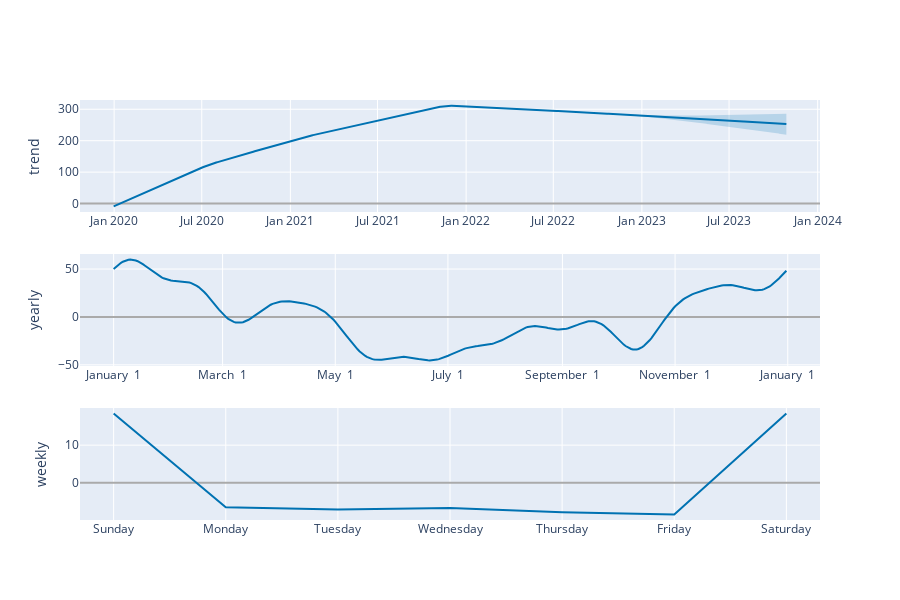

Write notebook code for a chart like this one.
### Code cell
plot_components_plotly(m , forecast)

### Figure 1 — Plotly figure (JSON) as saved in the notebook; plotly's stock layout.template omitted (floating-point values rounded to 4 significant figures; data arrays with more than 128 entries replaced by an {"elided": "..."} marker saying what was removed)
{"data": [{"line": {"color": "#0072B2", "width": 2}, "mode": "lines", "name": "trend", "type": "scatter", "x": {"elided": "1079 str values"}, "xaxis": "x", "y": {"elided": "1079 float values"}, "yaxis": "y"}, {"line": {"color": "rgba(0, 114, 178, 0.2)", "width": 0}, "mode": "lines", "name": "trend_upper", "type": "scatter", "x": {"elided": "1079 str values"}, "xaxis": "x", "y": {"elided": "1079 float values"}, "yaxis": "y"}, {"fill": "tonexty", "fillcolor": "rgba(0, 114, 178, 0.2)", "line": {"color": "rgba(0, 114, 178, 0.2)", "width": 0}, "mode": "lines", "name": "trend_lower", "type": "scatter", "x": {"elided": "1079 str values"}, "xaxis": "x", "y": {"elided": "1079 float values"}, "yaxis": "y"}, {"line": {"color": "#0072B2", "width": 2}, "mode": "lines", "name": "yearly", "type": "scatter", "x": {"elided": "365 str values"}, "xaxis": "x2", "y": {"elided": "365 float values"}, "yaxis": "y2"}, {"line": {"color": "#0072B2", "width": 2}, "mode": "lines", "name": "weekly", "type": "scatter", "x": ["2017-01-01T00:00:00", "2017-01-02T00:00:00", "2017-01-03T00:00:00", "2017-01-04T00:00:00", "2017-01-05T00:00:00", "2017-01-06T00:00:00", "2017-01-07T00:00:00"], "xaxis": "x3", "y": [18.41, -6.576, -7.17, -6.764, -7.855, -8.449, 18.41], "yaxis": "y3"}], "layout": {"height": 600, "showlegend": false, "width": 900, "xaxis": {"anchor": "y", "domain": [0, 1], "range": ["2019-10-22T03:36:00", "2024-01-05T20:24:00"], "type": "date"}, "xaxis2": {"anchor": "y2", "domain": [0, 1], "range": ["2016-12-13T18:54:02.958904115", "2018-01-18T11:04:57.863013581"], "tickformat": "%B %e", "type": "date"}, "xaxis3": {"anchor": "y3", "domain": [0, 1], "range": ["2016-12-31T16:48:00", "2017-01-07T07:12:00"], "tickformat": "%A", "type": "date"}, "yaxis": {"anchor": "x", "domain": [0.7333, 1], "rangemode": "normal", "title": {"text": "trend"}, "zerolinecolor": "#AAA"}, "yaxis2": {"anchor": "x2", "domain": [0.3667, 0.6333], "title": {"text": "yearly"}, "zerolinecolor": "#AAA"}, "yaxis3": {"anchor": "x3", "domain": [0, 0.2667], "title": {"text": "weekly"}, "zerolinecolor": "#AAA"}}}
